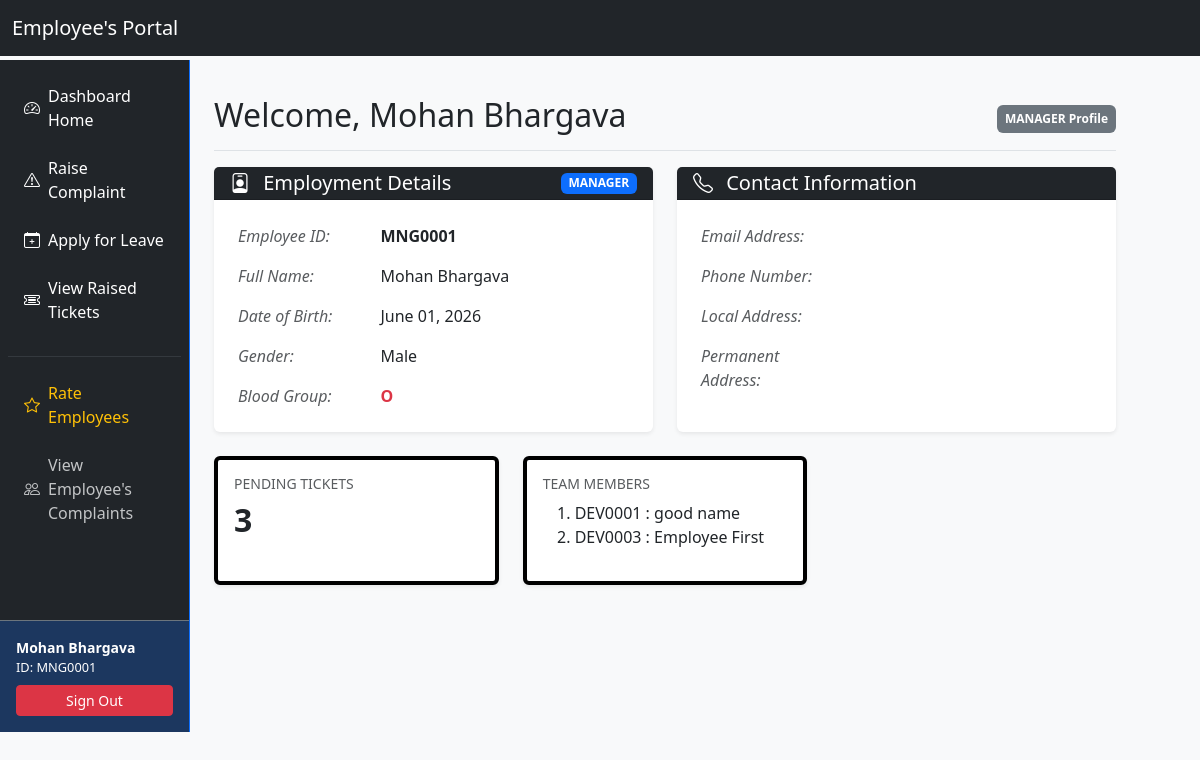
The page /dashboard/ (signed in) on the database its author committed.
### accounts/models.py (models this page shows, shortened)
class EmployeeInfo(models.Model):
    class RoleChoices(models.TextChoices):
        ADMIN = 'ADMIN', 'Admin'
        MANAGER = 'MANAGER', 'Manager'
        DEVELOPER = 'DEVELOPER', 'Developer'
    class GenderChoices(models.TextChoices):
        MALE = 'M', 'Male'
        FEMALE = 'F', 'Female'
        OTHER = 'O', 'Other'
    user = models.OneToOneField(User, on_delete=models.CASCADE, related_name='employee_profile')
    employee_id = models.CharField(max_length=20, unique=True, blank=True)
    name = models.CharField(max_length=100)
    role = models.CharField(max_length=20, choices=RoleChoices.choices, default=RoleChoices.DEVELOPER)
    dob = models.DateField(verbose_name="Date of Birth")
    gender = models.CharField(max_length=1, choices=GenderChoices.choices)
    blood_group = models.CharField(max_length=5)
    manager = models.ForeignKey(
        'self',
        null=True,
        blank=True,
        on_delete=models.SET_NULL,
        related_name='subordinates'
    )

### accounts/views.py (the view, shortened to what this page needs)
# urls.py: path('dashboard/', views.dashboard_home, name='dashboard'),
@login_required
def dashboard_home(request):
    user_profile = request.user.employee_profile
    if user_profile.role == 'MANAGER':
        subordinates = EmployeeInfo.objects.filter(
            manager=user_profile
        )
    else:
        subordinates = ""
    pending_tickets_count = Ticket.objects.filter(raised_by=user_profile).exclude(resolve_status='CLOSED').count()
    context = {
        'subordinates':subordinates,
        'pending':pending_tickets_count,
    }
    return render(request, 'accounts/dashboard.html',context)

### accounts/templates/accounts/dashboard.html (shortened to what this page needs)
{% extends 'accounts/base.html' %}
{% block mainContent %}
        <main class="col-md-7 ms-sm-auto col-lg-10 px-md-4 py-4">
            <div
                class="d-flex justify-content-between flex-wrap flex-md-nowrap align-items-center pt-3 pb-2 mb-3 border-bottom">
                <h1 class="h2">Welcome, {{ request.user.employee_profile.name }}</h1>
                <span class="badge bg-secondary p-2">{{ request.user.employee_profile.role }} Profile</span>
            </div>
            <div class="row g-4 mb-4">
                <div class="col-lg-6">
                    <div class="card h-100 shadow-sm border-0">
                        <div class="card-header bg-dark text-white d-flex align-items-center justify-content-between py-1">
                            <h5 class="mb-0"><i class="bi bi-person-badge me-2"></i> Employment Details</h5>
                            <span class="badge bg-primary text-uppercase">{{ request.user.employee_profile.role }}</span>
                        </div>
                        <div class="card-body">
                            <div class="table-responsive">
                                <table class="table table-borderless align-middle mb-0">
                                    <tbody>
                                        <tr>
                                            <th scope="row" class="text-muted fst-italic fw-normal py-2" style="width: 35%;">Employee ID:</th>
                                            <td class="fw-bold py-2">{{ request.user.employee_profile.employee_id }}</td>
                                        </tr>
                                        <tr>
                                            <th scope="row" class="text-muted fw-normal py-2 fst-italic">Full Name:</th>
                                            <td class="py-2">{{ request.user.employee_profile.name }}</td>
                                        </tr>
                                        <tr>
                                            <th scope="row" class="text-muted fw-normal py-2 fst-italic">Date of Birth:</th>
                                            <td class="py-2">{{ request.user.employee_profile.dob|date:"F d, Y" }}</td>
                                        </tr>
                                        <tr>
                                            <th scope="row" class="text-muted fw-normal py-2 fst-italic">Gender:</th>
                                            <td class="py-2">{{ request.user.employee_profile.get_gender_display }}</td>
                                        </tr>
                                        <tr>
                                            <th scope="row" class="text-muted fw-normal py-2 fst-italic">Blood Group:</th>
                                            <td class="py-2 text-danger fw-semibold">{{ request.user.employee_profile.blood_group }}
                                            </td>
                                        </tr>
                                    </tbody>
                                </table>
                            </div>
                        </div>
                    </div>
                </div>
                <div class="col-lg-6">
                    <div class="card h-100 shadow-sm border-0">
                        <div class="card-header bg-dark text-white py-1">
                            <h5 class="mb-0"><i class="bi bi-telephone me-2"></i> Contact Information</h5>
                        </div>
                        <div class="card-body">
                            <div class="table-responsive">
                                <table class="table table-borderless align-middle mb-0">
                                    <tbody>
                                        <tr>
                                            <th scope="row" class="text-muted fw-normal py-2 fst-italic" style="width: 35%;">Email Address:
                                            </th>
                                            <td class="py-2">
                                            </td>
                                        </tr>
                                        <tr>
                                            <th scope="row" class="text-muted fw-normal py-2 fst-italic">Phone Number:</th>
                                            <td class="py-2">{{ request.user.employee_profile.contact_profile.phone_number }}</td>
                                        </tr>
                                        <tr>
                                            <th scope="row" class="text-muted fw-normal py-2 fst-italic">Local Address:</th>
                                            <td class="py-2 text-wrap small">{{ request.user.employee_profile.contact_profile.local_address }}</td>
                                        </tr>
                                        <tr>
                                            <th scope="row" class="text-muted fw-normal py-2 fst-italic">Permanent Address:</th>
                                            <td class="py-2 text-wrap small">{{ request.user.employee_profile.contact_profile.permanent_address }}</td>
                                        </tr>
                                    </tbody>
                                </table>
                            </div>
                        </div>
                    </div>
                </div>
            </div>
            <div class="row row-cols-1 row-cols-md-3 g-4 mb-4">
                <div class="col">
                    <div class="card h-100 border-start border-black border-4 shadow-sm">
                        <div class="card-body">
                            <h6 class="card-title text-muted text-uppercase small">Pending Tickets</h6>
                            <p class="card-text h2 fw-bold">{% if pending %}
                                {{pending}}
                                {% else %}
                                No Pending Tickets
                                {% endif %}
                            </p>
                        </div>
                    </div>
                </div>
                {% if request.user.employee_profile.role == 'MANAGER' %}
                <div class="col">
                    <div class="card h-100 border-start border-black border-4 shadow-sm">
                        <div class="card-body">
                            <h6 class="card-title text-muted text-uppercase small">Team Members </h6>
                            <p class="card-text h2 fw-bold">
                                {% if subordinates %}
                                <ol>
                                {% for subordinate in subordinates %}
                                    <li>{{ subordinate.employee_id}} : {{ subordinate.name }}</li>
                                {% endfor %}
                                </ol>
                                {% else %}
                                No Employee found
                                {% endif %}
                            </p>
                        </div>
                    </div>
                </div>
                {% endif %}
            </div>
        </main>
{% endblock %}

### accounts/templates/accounts/base.html (shortened to what this page needs)
<!DOCTYPE html>
<html lang="en">
<head>
    <link href="https://cdn.jsdelivr.net/npm/bootstrap@5.3.0/dist/css/bootstrap.min.css" rel="stylesheet">
    <link href="https://cdn.jsdelivr.net/npm/bootstrap-icons@1.11.3/font/bootstrap-icons.min.css" rel="stylesheet">
</head>
<body class="bg-light">
    <nav class="navbar navbar-expand-lg navbar-dark bg-dark">
        <div class="container mx-0">
            <a class="navbar-brand" href="">Employee's Portal</a>
        </div>
    </nav>
    <div class="container p-0 m-0">
        <div class="row g-0" style="min-height: 85vh;">
            <nav class="col-md-3 col-lg-2 d-md-block bg-dark border-end border-primary sidebar collapse collapse-horizontal my-1"
                id="sidebarMenu">
                <div class="position-sticky pt-3 h-100 d-flex flex-column justify-content-between">
                    <ul class="nav flex-column mb-auto">
                        <li class="nav-item mb-2">
                            <a class="nav-link text-white rounded mx-2 py-2 d-flex align-items-center"
                                href="{% url 'dashboard' %}">
                                <i class="bi bi-speedometer2 me-2"></i> Dashboard Home
                            </a>
                        </li>
                        <li class="nav-item mb-2">
                            <a class="nav-link text-white rounded mx-2 py-2 d-flex align-items-center" href="{% url 'raise_complaint' %}">
                                <i class="bi bi-exclamation-triangle me-2"></i> Raise Complaint
                            </a>
                        </li>
                        <li class="nav-item mb-2">
                            <a class="nav-link text-white rounded mx-2 py-2 d-flex align-items-center" href="{% url 'apply_leave' %}">
                                <i class="bi bi-calendar-plus me-2"></i> Apply for Leave
                            </a>
                        </li>
                        <li class="nav-item mb-2">
                            <a class="nav-link text-white rounded mx-2 py-2 d-flex align-items-center" href="{% url 'view_tickets' %}">
                                <i class="bi bi-ticket-detailed me-2"></i> View Raised Tickets
                            </a>
                        </li>
                        {% if request.user.employee_profile.role == 'MANAGER' or request.user.employee_profile.role == 'ADMIN' %}
                        <hr class="text-secondary mx-2">
                        <li class="nav-item mb-2">
                            <a class="nav-link text-warning mx-2 py-2 d-flex align-items-center" href="#">
                                <i class="bi bi-star me-2"></i> Rate Employees
                            </a>
                        </li>
                        <li class="nav-item mb-2">
                            <a class="nav-link text-light opacity-75 mx-2 py-2 d-flex align-items-center" href="{% url 'view_team_tickets' %}">
                                <i class="bi bi-people me-2"></i> View Employee's Complaints
                            </a>
                        </li>
                        {% endif %}
                    </ul>
                    <div class="p-3 bg-primary bg-opacity-25 text-white border-top border-secondary">
                        <div class="small fw-bold">{{ request.user.employee_profile.name }}</div>
                        <div class="small" style="font-size: 0.8rem;">ID: {{ request.user.employee_profile.employee_id }}</div>
                        <form action="{% url 'logout' %}" method="POST" class="d-inline w-100">
                            <button type="submit" class="btn btn-sm btn-danger w-100 mt-2">Sign Out</button>
                        </form>
                    </div>
                </div>
            </nav>
            {% block mainContent %}
            {% endblock %}
        </div>
    </div>
</body>
</html>

### rows shown on the page
EmployeeInfo: employee_id "DEV0001", name "good name"
EmployeeInfo: employee_id "DEV0003", name "Employee First"

### other values the page prints
{{ request.user.employee_profile.name }} "Mohan Bhargava"
{{ request.user.employee_profile.employee_id }} "MNG0001"
{{ request.user.employee_profile.role }} "MANAGER"
{{ request.user.employee_profile.dob|date:"F d, Y" }} "June 01, 2026"
{{ request.user.employee_profile.get_gender_display }} "Male"
{{ request.user.employee_profile.blood_group }} "O"
{{ pending }} "3"
